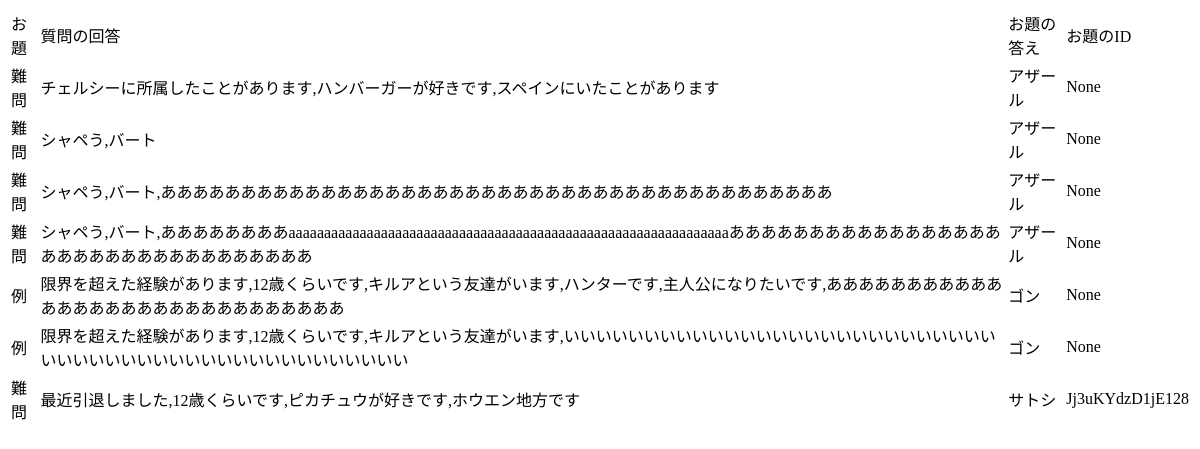
/bertapp/questions (signed in), run on an earlier commit of the app's database.
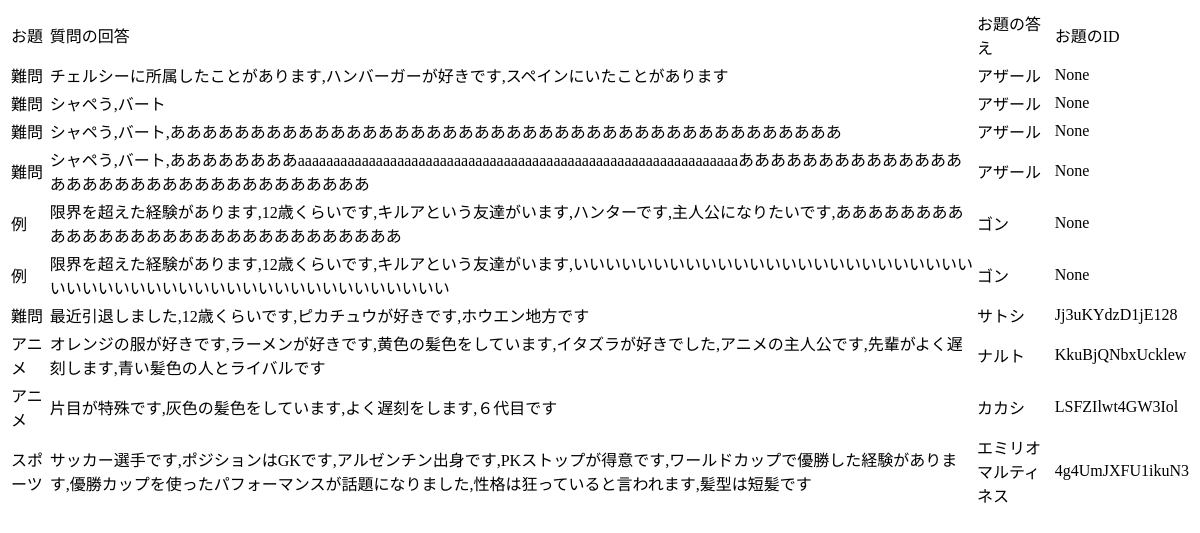
And on a later commit of the database.
### apps/bertapp/models.py (models this page shows)
class UserAnswer(db.Model):
    __tablename__ = 'user_answers'
    id = db.Column(db.Integer, primary_key=True)
    user_id = db.Column(db.String, db.ForeignKey('users.id'))
    theme = db.Column(db.String)
    q_answers = db.Column(db.String, nullable=False)
    answer = db.Column(db.String)
    answer_id = db.Column(db.String)
    created_at = db.Column(db.DateTime, default=datetime.now)

### apps/bertapp/views.py (the view)
@bertapp.route('/questions')
@login_required
def questions():
    user_answers = UserAnswer.query.filter_by(user_id=current_user.id)
    return render_template('bertapp/questions.html', user_answers=user_answers)

### apps/crud/models.py (called while the page is built)
@login_manager.user_loader
def load_user(user_id):
    return User.query.get(user_id)

### apps/bertapp/templates/bertapp/questions.html (shortened to what this page needs)
{% extends 'bertapp/base.html' %}
{% block content %}
<table>
    <tr>
        <td>お題</td>
        <td>質問の回答</td>
        <td>お題の答え</td>
        <td>お題のID</td>
    </tr>
    {% for user_answer in user_answers %}
    <tr>
        <td>{{ user_answer.theme }}</td>
        <td>{{ user_answer.q_answers }}</td>
        <td>{{ user_answer.answer }}</td>
        <td>{{ user_answer.answer_id }}</td>
    </tr>
    {% endfor %}
</table>
{% endblock %}

### apps/bertapp/templates/bertapp/base.html (shortened to what this page needs)
<!DOCTYPE html>
<html lang="ja">
<head>
</head>
<body>
    {% block content %}
    {% endblock %}
</body>
</html>

What changed in the data, as far as the page shows it:
added UserAnswer: theme "アニメ", q_answers "オレンジの服が好きです,ラーメンが好きです,黄色の髪色をしています,イタズラが好きでした,アニメの主人公です,先輩がよく遅刻します,青い髪色の人とライバルです", answer "ナルト", answer_id "KkuBjQNbxUcklew"
added UserAnswer: theme "アニメ", q_answers "片目が特殊です,灰色の髪色をしています,よく遅刻をします,６代目です", answer "カカシ", answer_id "LSFZIlwt4GW3Iol"
added UserAnswer: theme "スポーツ", q_answers "サッカー選手です,ポジションはGKです,アルゼンチン出身です,PKストップが得意です,ワールドカップで優勝した経験があります,優勝カップを使ったパフォーマンスが話題になりました,性格は狂っていると言われます,髪型は短髪です", answer "エミリオ マルティネス", answer_id "4g4UmJXFU1ikuN3"
